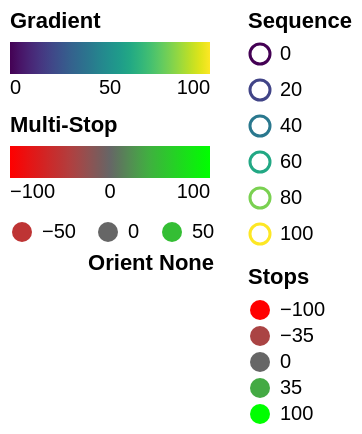

Here is the Vega-Lite specification saved for this chart:
### Vega specification from a JSON file in a GitHub repository (floating-point values rounded to 4 significant figures)
{"$schema": "https://vega.github.io/schema/vega/v5.json", "width": 0, "height": 0, "padding": 5, "autosize": {"type": "pad", "resize": true}, "config": {"legend": {"gradientDirection": "horizontal", "gradientLength": 100, "layout": {"right": {"direction": {"signal": "direction"}, "offset": {"signal": "offset"}}}}}, "signals": [{"name": "direction", "value": "vertical", "bind": {"input": "select", "options": ["horizontal", "vertical"]}}, {"name": "offset", "value": 18, "bind": {"input": "range", "min": 0, "max": 30, "step": 1}}], "scales": [{"name": "sequence", "type": "linear", "range": {"scheme": "viridis"}, "domain": [0, 100]}, {"name": "stops", "type": "linear", "range": ["#f00", "#a44", "#666", "#4a4", "#0f0"], "domain": [-100, -35, 0, 35, 100]}], "legends": [{"type": "gradient", "fill": "sequence", "orient": "left", "title": "Gradient", "offset": 0}, {"type": "gradient", "stroke": "stops", "orient": "left", "title": "Multi-Stop", "offset": 0}, {"type": "symbol", "stroke": "sequence", "orient": "right", "title": "Sequence", "encode": {"symbols": {"interactive": true, "update": {"fill": {"value": "transparent"}}, "hover": {"fill": {"value": "#ccc"}}}, "labels": {"interactive": true, "update": {"fill": {"value": "#000"}, "fontWeight": {"value": null}}, "hover": {"fill": {"value": "firebrick"}, "fontWeight": {"value": "bold"}}}}}, {"type": "symbol", "fill": "stops", "orient": "right", "title": "Stops", "values": [-100, -35, 0, 35, 100]}, {"type": "symbol", "fill": "stops", "direction": "horizontal", "orient": "none", "title": "Orient None", "titleOrient": "bottom", "titleAnchor": "end", "values": [-50, 0, 50], "legendX": -100, "legendY": 105}]}
